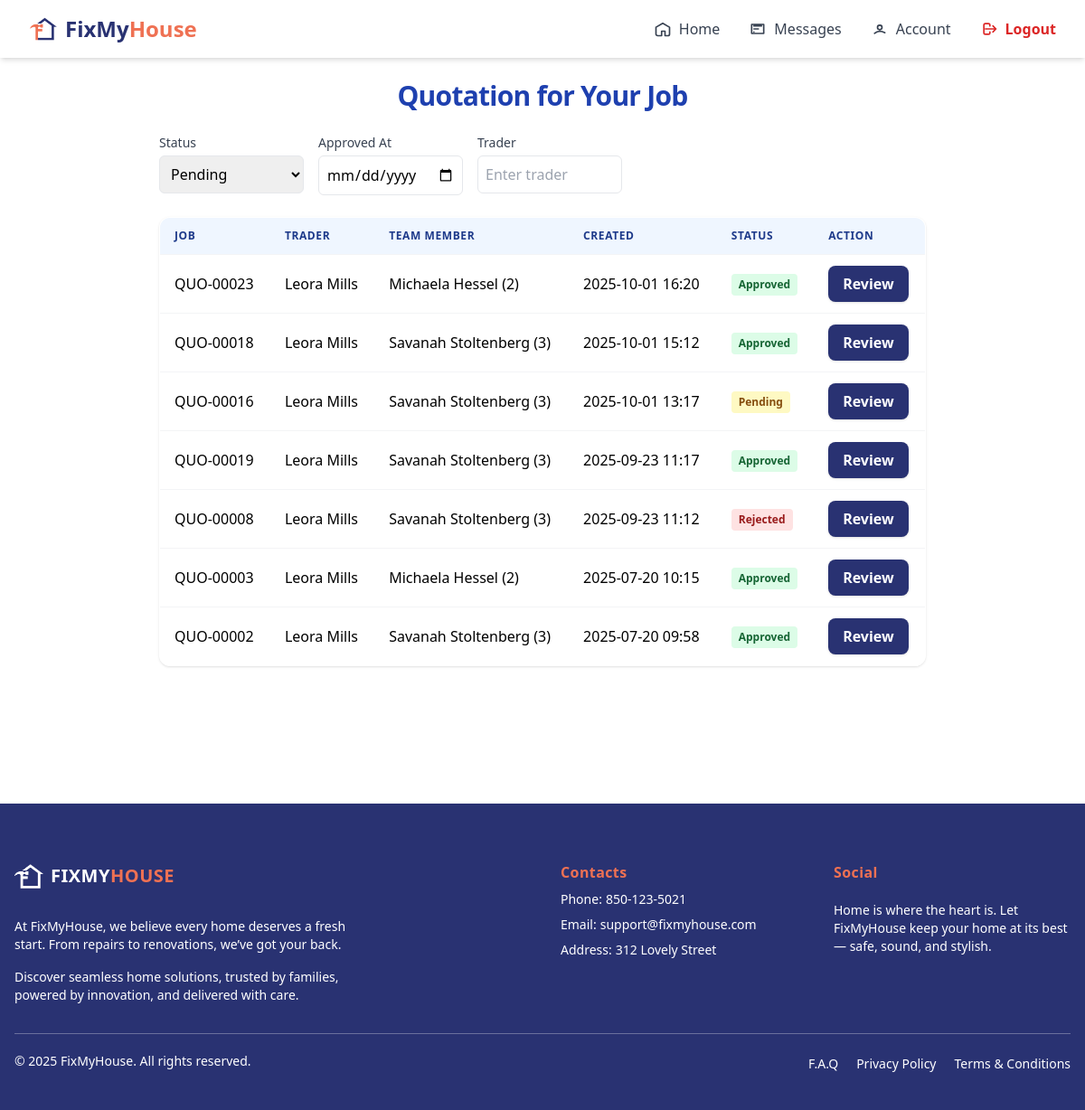
/agent/bids/ (signed in), run on an earlier commit of the app's database.
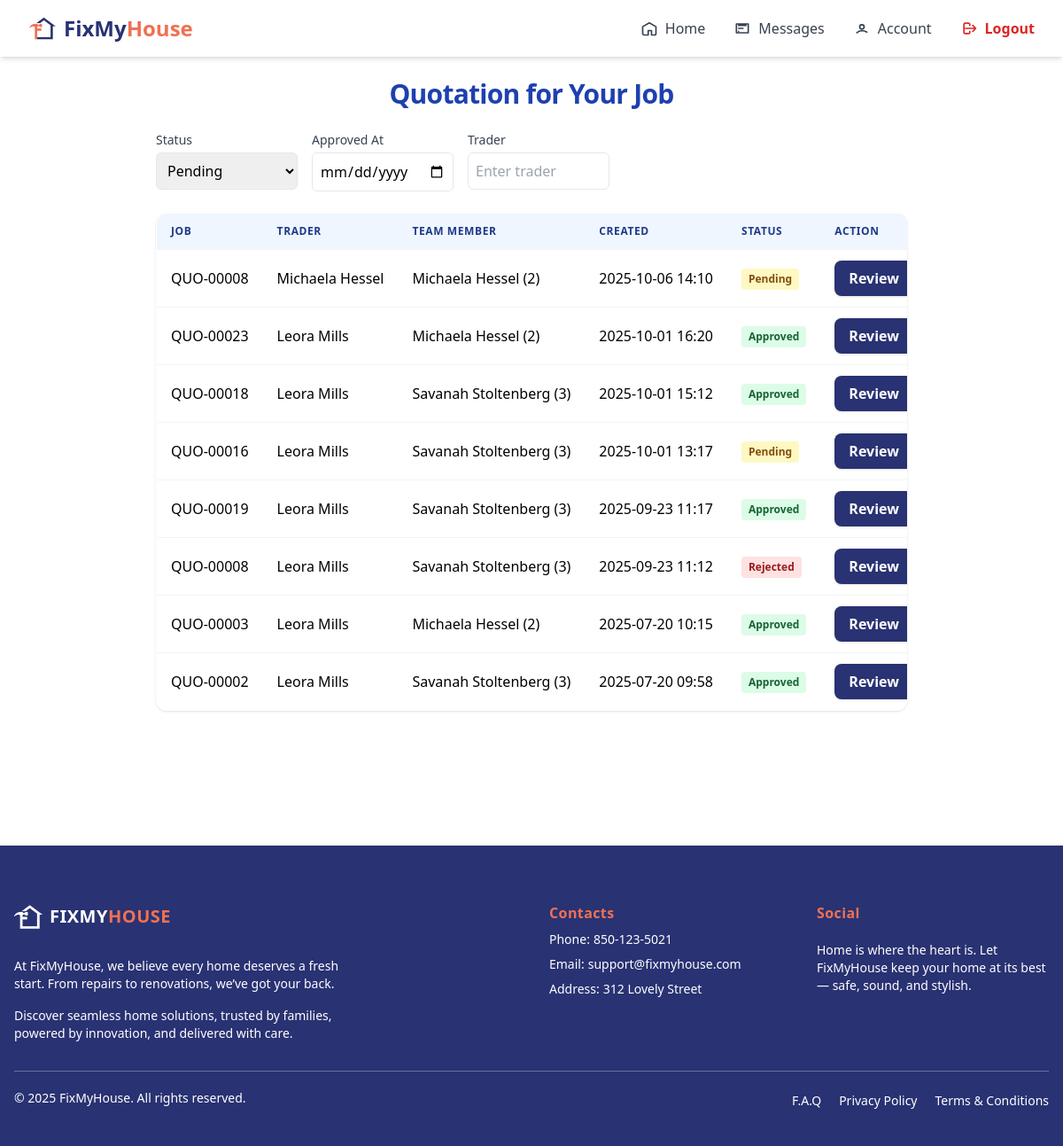
And on a later commit of the database.
### trader/models/biddingTrader.py (models this page shows, shortened)
class Bidding(models.Model):
    trader = models.ForeignKey(TraderRegistration, on_delete=models.CASCADE, related_name='bid_trader')
    agent = models.ForeignKey(AgentRegister, on_delete=models.SET_NULL, null=True, blank=True, related_name='bid_agent')
    jobs = models.ForeignKey(Jobs, on_delete=models.SET_NULL, null=True, blank=True, related_name='jobs_related')
    team_member = models.ForeignKey(TeamMember, on_delete=models.SET_NULL, null=True, blank=True, related_name='teams_related')
    labour_per_hour = models.DecimalField(max_digits=10, decimal_places=2, null=True, blank=True)
    callout_rate = models.DecimalField(max_digits=10, decimal_places=2, null=True, blank=True)
    parts_qty = models.PositiveIntegerField(default=0)
    parts_unit_price = models.DecimalField(max_digits=10, decimal_places=2, default=0)
    hours = models.DecimalField(max_digits=5, decimal_places=2, default=0)
    appliance_model_price = models.DecimalField(max_digits=10, decimal_places=2, default=0)
    appliance_model = models.CharField(max_length=100, blank=True, null=True)
    notes = models.TextField(blank=True, null=True)
    created_at = models.DateTimeField(auto_now_add=True)
    start_date = models.DateTimeField(blank=True, null=True)
    end_date = models.DateTimeField(blank=True, null=True)
    is_approved = models.BooleanField(null=True, blank=True, default=None, help_text="None=pending, True=approved, False=rejected")
    is_active = models.BooleanField(null=True, blank=True, default=True)
    approved_at = models.DateField(auto_now_add=True, null=True, blank=True)
    approved_by = models.ForeignKey(AgentRegister, on_delete=models.SET_NULL, null=True, blank=True, related_name='approved_bids')
    approval_notes = models.TextField(blank=True, null=True)

### trader/models/jobs.py (models this page shows, shortened)
class Jobs(models.Model):
    agent = models.ForeignKey(AgentRegister, on_delete=models.CASCADE, related_name='jobs_agent')
    trader = models.ForeignKey(TraderRegistration, on_delete=models.SET_NULL, null=True, blank=True, related_name='jobs_trader')
    property = models.ForeignKey(Property, on_delete=models.SET_NULL, null=True, blank=True, related_name='jobs_property')
    STATUS_CHOICES = [
        ('quoted', 'Quoted'),
        ('confirmed', 'Confirmed'),
        ('approved', 'Approved'),
        ('scheduled', 'Scheduled'),
    ]
    address = models.TextField(blank=True, null=True)
    category = models.ForeignKey(Services, on_delete=models.SET_NULL, null=True, blank=True, related_name='category_services')
    renter = models.CharField(max_length=100, null=True, blank=True)
    priority = models.BooleanField(default=False)  # True = High Priority
    job_code = models.CharField(max_length=20, unique=True)
    notes = models.TextField()
    status = models.CharField(max_length=20, choices=STATUS_CHOICES, default='quoted')
    bid_status = models.CharField(max_length=20, choices=[('open', 'Open'), ('closed', 'Closed')], default='open')
    bid_count = models.IntegerField(default=0)
    quoted_at = models.DateField(default=timezone.now)
    confirmed_at = models.DateField(null=True, blank=True)
    approved_at = models.DateField(null=True, blank=True)
    scheduled_at = models.DateField(null=True, blank=True)
    is_active = models.BooleanField(null=True, blank=True, default=True)
    start_date = models.DateField(null=True, blank=True)
    end_date = models.DateField(null=True, blank=True)
    issue_found_at = models.DateField(null=True, blank=True)
    renter_availability = models.DateField(null=True, blank=True)
    issue_been_fixed_before = models.BooleanField(default=False)
    def __str__(self):
        return self.job_code

### trader/models/registerTrader.py (models this page shows, shortened)
class TraderRegistration(models.Model):
    user = models.OneToOneField(User, on_delete=models.CASCADE, null=True, blank=True)
    name = models.CharField(max_length=255)
    email = models.EmailField()
    phone = models.CharField(max_length=50)
    password = models.CharField(max_length=255, null=True, blank=True)
    isAdmin = models.BooleanField(default=False)
    isDirector = models.BooleanField(default=True)
    isTeamMember = models.BooleanField(default=False)
    COMPANY_TYPE_CHOICES = [
        ('sole_trader', 'Sole Trader'),
        ('company', 'Company'),
    ]
    INDUSTRIES_CHOICES = [
        ('air_conditioning', 'Air Conditioning'),
        ('cleaning', 'Cleaning'),
        ('electrical', 'Electrical'),
        ('gardening', 'Gardening'),
        ('general_merchandise', 'General Merchandise'),
        ('glazing', 'Glazing'),
        ('pest_control', 'Pest Control'),
        ('plumbing-gas', 'Plumbing / Gas'),
        ('tree_cutting', 'Tree Cutting'),
        ('steel_works', 'Steel Works'),
    ]
    company_type = models.CharField(max_length=100, choices=COMPANY_TYPE_CHOICES, default='company')
    company_name = models.CharField(max_length=255, blank=True, null=True)
    company_address = models.CharField(max_length=255, blank=True, null=True)
    company_email = models.EmailField(blank=True, null=True)
    company_landline = models.CharField(max_length=50, blank=True, null=True)
    gst_registered = models.BooleanField(default=False)
    abn = models.CharField(max_length=20, blank=True, null=True)
    industry = models.CharField(max_length=100, choices=INDUSTRIES_CHOICES, blank=True, null=True)
    state = models.CharField(max_length=100, blank=True)
    municipality = models.CharField(max_length=100, blank=True)
    city = models.CharField(max_length=100, blank=True)
    address_line_1 = models.CharField(max_length=255, blank=True, null=True)
    address_line_2 = models.CharField(max_length=255, blank=True, null=True)
    postal_code = models.CharField(max_length=20, blank=True)
    def __str__(self):
        return self.name

### trader/models/teamMember.py (models this page shows)
class TeamMember(models.Model):
    user = models.OneToOneField(User, on_delete=models.CASCADE, null=True, blank=True)
    trader = models.ForeignKey(TraderRegistration,
        on_delete=models.CASCADE, related_name='team_members')
    teamName = models.CharField(max_length=255)
    position = models.CharField(max_length=100)
    labour_rate_per_hour = models.DecimalField(max_digits=8, decimal_places=2, null=True, blank=True)
    callout_rate = models.DecimalField(max_digits=8, decimal_places=2, null=True, blank=True)
    contact_number = models.CharField(max_length=50, blank=True)
    email = models.EmailField(blank=True)
    active_postal_codes = models.CharField(max_length=255, blank=True)  # Comma-separated
    holidays = models.JSONField(blank=True, default=list) # Store as comma-separated dates or JSON
    time_in = models.TimeField(null=True, blank=True)
    time_out = models.TimeField(null=True, blank=True)
    IsWorkInHoliday = models.BooleanField(default=False)
    holidayTime_in = models.TimeField(null=True, blank=True)
    holidayTime_out = models.TimeField(null=True, blank=True)
    def __str__(self):
        return f"{self.teamName} ({self.id})"

### agent/views/biddingList.py (the view)
# urls.py: path('bids/', AgentBidListView.as_view(), name='agent_bid_list'),
@method_decorator([login_required, agent_required], name='dispatch')
class AgentBidListView(ListView):
    model = Bidding
    template_name = 'components/home/agent_bid_list.html'
    context_object_name = 'bids'
    def get_queryset(self):
        queryset = super().get_queryset()
        queryset = queryset.filter(is_active=True)
        trader = self.request.GET.get('trader')
        is_approved = self.request.GET.get('status')
        approved_at = self.request.GET.get('approved_at')
        if trader:
            queryset = queryset.filter(trader__name__icontains=trader)
        if approved_at:
            queryset = queryset.filter(approved_at=approved_at)
        if is_approved == 'true':
            queryset = queryset.filter(is_approved=True)
        elif is_approved == 'false':
            queryset = queryset.filter(is_approved=False)
        elif is_approved == '':
            queryset = queryset.filter(is_approved__isnull=True)
        return queryset.order_by('-created_at')
    def get_context_data(self, **kwargs):
        context = super().get_context_data(**kwargs)
        context['status_options'] = {
            '': 'Pending',
            'true': 'Approved',
            'false': 'Rejected',
        }
        context['filter_trader'] = self.request.GET.get('trader', '')
        context['filter_is_approved'] = self.request.GET.get('status', '')
        context['filter_approved_at'] = self.request.GET.get('approved_at', '')
        return context

### trader/context_processors.py (called while the page is built)
def notifications_context(request):
    if request.user.is_authenticated:
        unread_qs = get_unread_notifications(request.user)
        return {
            "unread_count": unread_qs.count(),
            "unread_notifications": unread_qs[:5],  # show latest 5
        }
    return {}

### trader/views/traderNotification.py (called while the page is built)
def get_unread_notifications(user):
    try:
        return TraderNotification.objects.filter(
            trader_id__user=user,
            seen=False
        ).order_by("-created_at")
    except Exception as e:
        logger.error(f"Error fetching notifications! {e}")
        return TraderNotification.objects.none()

### agent/templates/components/home/agent_bid_list.html (shortened to what this page needs)
{% extends "baseAgent.html" %}
{% block content %}
{% include 'components/home/navigatorBaseAgent.html' %}
<main class="max-w-4xl mx-auto p-4 sm:p-6 mb-[8rem] flex-1 w-full">
  <h2 class="text-2xl sm:text-3xl font-bold text-blue-800 mb-6 text-center tracking-tight">Quotation for Your Job</h2>
  <form method="GET" class="mb-6">
    <div class="flex flex-col md:flex-row gap-4">
      <div>
        <label for="status" class="block text-sm font-medium text-gray-700">Status</label>
        <select name="status" id="status" class="mt-1 p-2 border rounded-md w-full md:w-40" onchange="this.form.submit()">
          {% for key, label in status_options.items %}
            <option value="{{ key }}" {% if key == filter_is_approved %}selected{% endif %}>{{ label }}</option>
          {% endfor %}
      </select>
      </div>
      <div>
        <label for="priority" class="block text-sm font-medium text-gray-700">Approved At</label>
        <input type="date" name="approved_at" id="approved_at" class="mt-1 p-2 border rounded-md w-full md:w-40" value="{{ filter_approved_at }}" onchange="this.form.submit()">
      </div>
      <div>
        <label for="trader" class="block text-sm font-medium text-gray-700">Trader</label>
        <input type="text" name="trader" id="trader" value="{{ filter_trader }}"
          class="mt-1 p-2 border rounded-md w-full md:w-40"
          placeholder="Enter trader"
          onchange="this.form.submit()">
      </div>
    </div>
  </form>
  <div class="space-y-4">
      <div class="hidden lg:block overflow-x-auto rounded-xl shadow">
        <table class="min-w-full bg-white border border-gray-200 rounded-xl overflow-hidden">
          <thead class="bg-blue-50">
            <tr>
              <th class="px-4 py-3 text-left text-xs font-semibold text-blue-900 uppercase tracking-wider">Job</th>
              <th class="px-4 py-3 text-left text-xs font-semibold text-blue-900 uppercase tracking-wider">Trader</th>
              <th class="px-4 py-3 text-left text-xs font-semibold text-blue-900 uppercase tracking-wider">Team Member</th>
              <th class="px-4 py-3 text-left text-xs font-semibold text-blue-900 uppercase tracking-wider">Created</th>
              <th class="px-4 py-3 text-left text-xs font-semibold text-blue-900 uppercase tracking-wider">Status</th>
              <th class="px-4 py-3 text-left text-xs font-semibold text-blue-900 uppercase tracking-wider">Action</th>
            </tr>
          </thead>
          <tbody>
            {% for bid in bids %}
            <tr class="border-t border-gray-100 hover:bg-blue-50 transition">
              <td class="px-4 py-3 whitespace-nowrap">{{ bid.jobs }}</td>
              <td class="px-4 py-3 whitespace-nowrap">{{ bid.trader }}</td>
              <td class="px-4 py-3 whitespace-nowrap">{{ bid.team_member }}</td>
              <td class="px-4 py-3 whitespace-nowrap">{{ bid.created_at|date:"Y-m-d H:i" }}</td>
              <td class="px-4 py-3">
                {% if bid.is_approved is None %}
                  <span class="inline-block px-2 py-1 text-xs font-semibold rounded bg-yellow-100 text-yellow-800">Pending</span>
                {% elif bid.is_approved %}
                  <span class="inline-block px-2 py-1 text-xs font-semibold rounded bg-green-100 text-green-800">Approved</span>
                {% else %}
                  <span class="inline-block px-2 py-1 text-xs font-semibold rounded bg-red-100 text-red-800">Rejected</span>
                {% endif %}
              </td>
              <td class="px-4 py-3">
                <a href="{% url 'bidding_approval' bid.pk %}" class="inline-block bg-[#293272] text-white px-4 py-2 rounded-lg font-semibold hover:bg-[#162060] shadow transition">Review</a>
              </td>
            </tr>
            {% empty %}
            <tr><td colspan="6" class="text-center py-4">No bids found.</td></tr>
            {% endfor %}
          </tbody>
        </table>
      </div>
    </div>
</main>
{% include 'components/footerAgent.html' %}
{% endblock %}

What changed in the data, as far as the page shows it:
added Bidding: jobs "QUO-00008", trader "Michaela Hessel", team_member "Michaela Hessel (2)", created_at "2025-10-06 14:10", shows "Pending"
